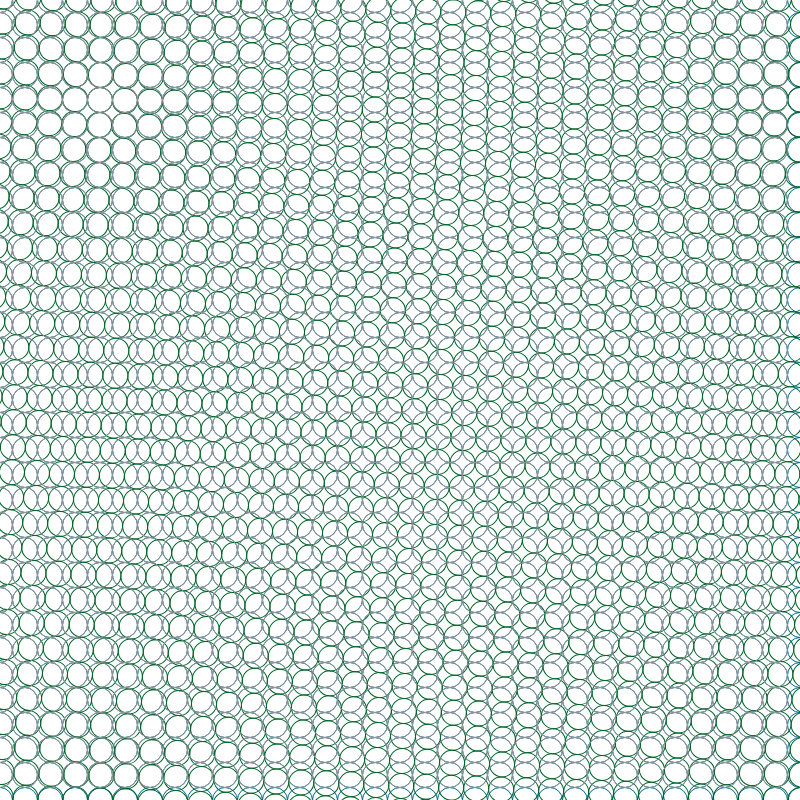
Frame 1 (no input)
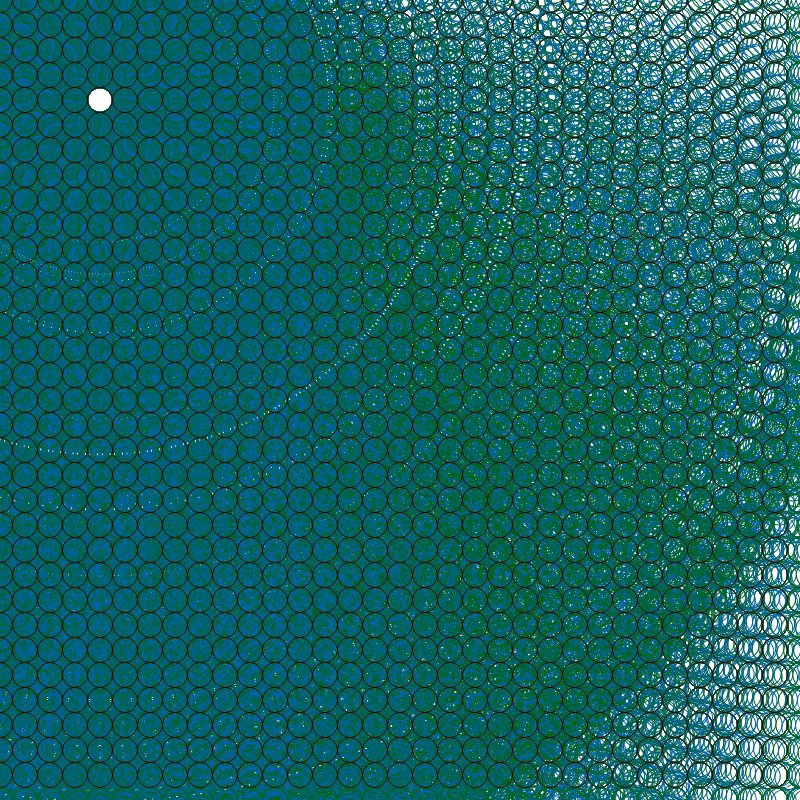
Frame 60 (no input)
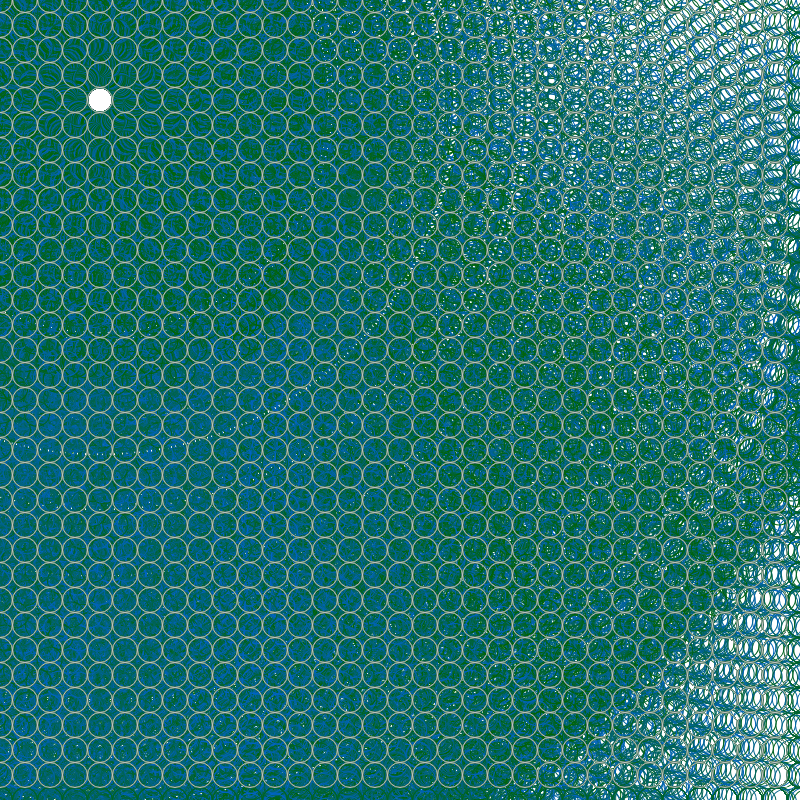
Frame 120 (the mouse pressed at the canvas centre since frame 60)

The p5.js sketch that drew these frames (run headless with seeded random() and noise() and a simulated clock; from frame 60 on, the mouse is pressed at the canvas centre):

// p5.js sketch
// ── sketch.js


function setup() {
  createCanvas(800, 800);
 }
  


function draw() {
  //background(255);
  pattern(0);
  pattern(frameCount*2);
  stroke(random(0,200));
  noFill();
  
  for (var a=-200; a < 800; a=a+25) {
    for (var b=-200; b < 800; b=b+25) {
      
    ellipse(a,b,25,25);}

 }

function pattern(angle) {
  push(); 
  stroke(0,100,random(0,200));
  strokeWeight(1);
  noFill();
  translate(100, 100);     
  rotate(radians(angle))  
  for(var x=-100 ; x<200 ; x=x+1);
  for(var y=-100 ; y<200 ; y=y+1);
 {  for (var a=-200; a < 800; a=a+25) {
    for (var b=-200; b < 800; b=b+25) {
      
    ellipse(a,b,25,25);}

 }
 }
  
  pop(); }
  
    
   
}
